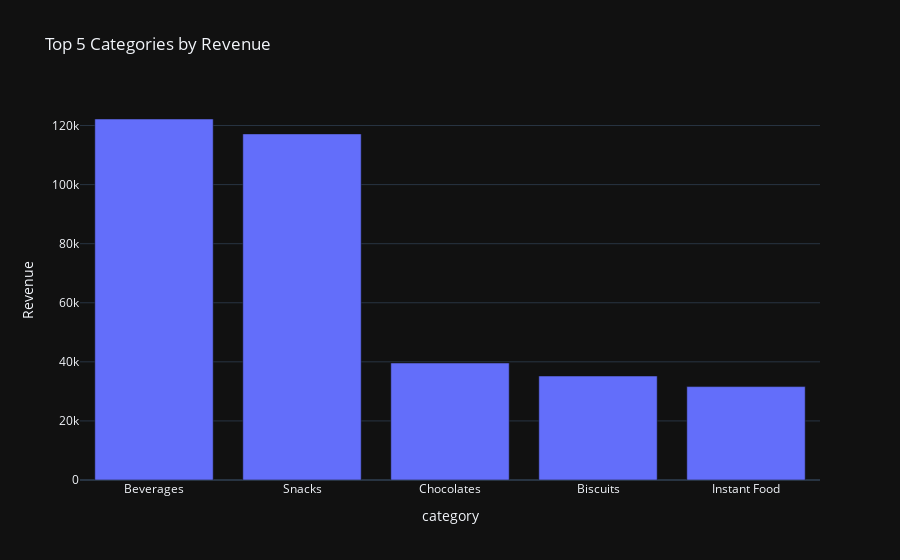

Notebook source saved alongside this figure:
### Markdown cell above
### Chart 3 — Top 5 Categories by Sales (Bar)

### Code cell
# %%
cat_sales = df.groupby('category', as_index=False).agg(total_units=('units_sold','sum'), total_revenue=('revenue','sum'))
cat_sales = cat_sales.sort_values('total_revenue', ascending=False)
top5 = cat_sales.head(5)

fig = px.bar(top5, x='category', y='total_revenue', title="Top 5 Categories by Revenue",
             hover_data=['total_units'], labels={'total_revenue':'Revenue'})
fig.update_layout(template='plotly_dark')
fig.show()

### Figure 1 — Plotly figure (JSON) as saved in the notebook; plotly's stock layout.template omitted (floating-point values rounded to 4 significant figures)
{"data": [{"customdata": [[1906], [1844], [589], [525], [536]], "hovertemplate": "category=%{x}<br>Revenue=%{y}<br>total_units=%{customdata[0]}<extra></extra>", "legendgroup": "", "marker": {"color": "#636efa", "pattern": {"shape": ""}}, "name": "", "orientation": "v", "showlegend": false, "textposition": "auto", "x": ["Beverages", "Snacks", "Chocolates", "Biscuits", "Instant Food"], "xaxis": "x", "y": [122200.0, 117200.0, 39620.0, 35200.0, 31620.0], "yaxis": "y", "type": "bar"}], "layout": {"xaxis": {"anchor": "y", "domain": [0.0, 1.0], "title": {"text": "category"}}, "yaxis": {"anchor": "x", "domain": [0.0, 1.0], "title": {"text": "Revenue"}}, "legend": {"tracegroupgap": 0}, "title": {"text": "Top 5 Categories by Revenue"}, "barmode": "relative"}}
